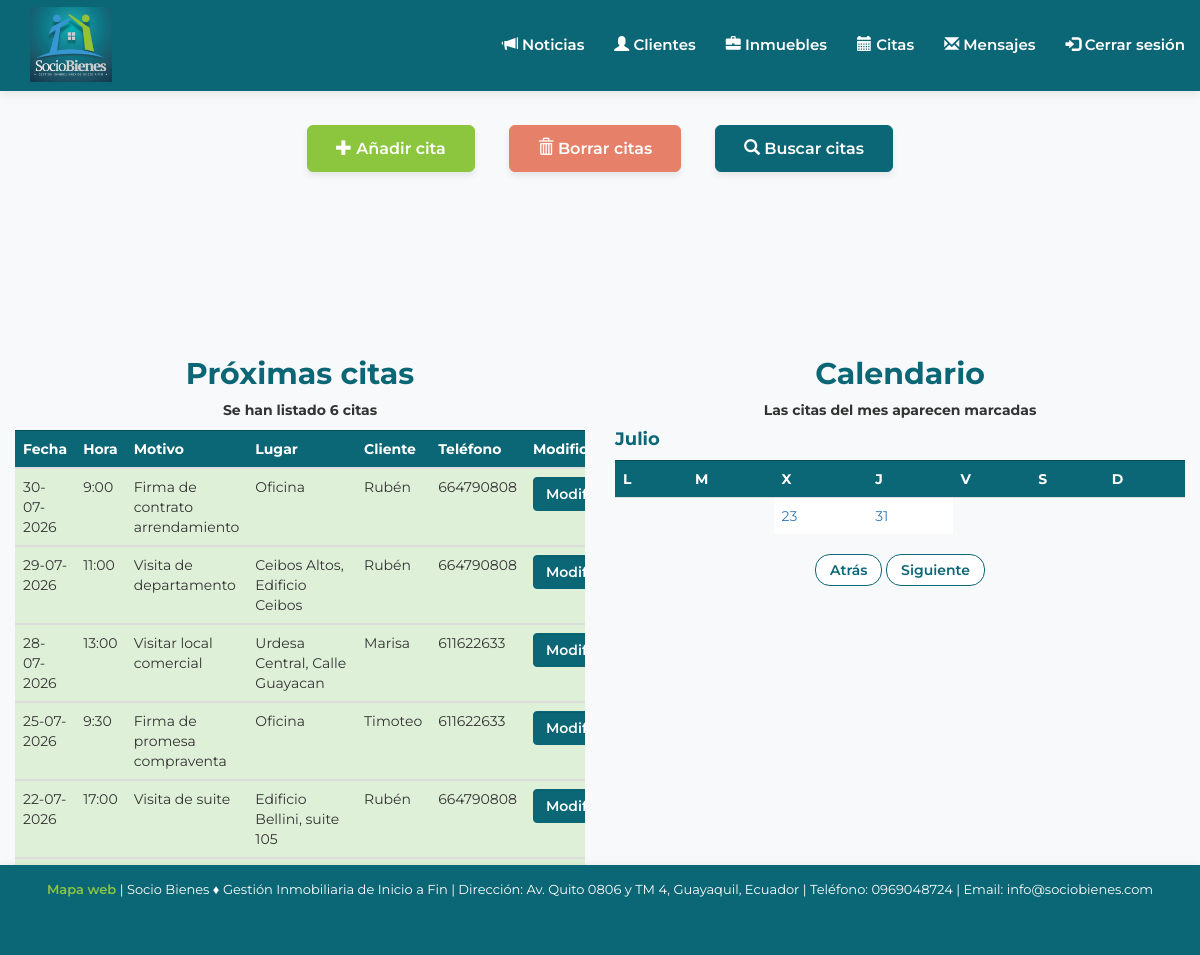
/php/citas.php (signed in), run on the app's committed database.
### tables this page shows
CREATE TABLE IF NOT EXISTS `citas` (
`id` bigint(20) unsigned NOT NULL,
  `fecha` date NOT NULL,
  `hora` time NOT NULL,
  `motivo` varchar(50) NOT NULL,
  `lugar` varchar(30) NOT NULL,
  `id_cliente` bigint(20) NOT NULL
);

CREATE TABLE IF NOT EXISTS `clientes` (
`id` bigint(20) unsigned NOT NULL,
  `nombre` varchar(15) NOT NULL,
  `apellidos` varchar(30) NOT NULL,
  `direccion` varchar(50) NOT NULL,
  `telefono1` varchar(15) NOT NULL,
  `telefono2` varchar(15) DEFAULT NULL,
  `nombre_usuario` varchar(20) NOT NULL,
  `pass` varchar(32) NOT NULL
);

### php/citas.php (the view, shortened to what this page needs)
<?php
    include "../php/funciones.php";
  ?>
<!DOCTYPE html>
<html lang="es">
  <head>
    <link href="../css/bootstrap.min.css" rel="stylesheet" media="screen">
    <link rel="stylesheet" href="../css/mis-estilos.css">
  </head>
  <body>
    <div class="container-fluid submenu-admin">
      <div class="row">
        <div class="col-xs-12">
          <a class="btn btn-success btn-lg" href="nueva_cita.php"><span class="glyphicon glyphicon-plus"></span> Añadir cita</a>
          <a class="btn btn-danger btn-lg" href="borrar_citas.php"><span class="glyphicon glyphicon-trash"></span> Borrar citas</a>
          <a class="btn btn-info btn-lg" href="buscar_citas.php"><span class="glyphicon glyphicon-search"></span> Buscar citas</a>
        </div>
      </div>
    </div>
    <div class="container-fluid">
      <div class="row">
        <div class="col-xs-12 col-md-6">
          <h2 class="margen-citas" align="center">Próximas citas</h2>
          <?php
            $actual = date('Y-m-d');
            $marca_actual = strtotime($actual);
            $conexion = conectarSocioBienes();
            $sql = "select citas.id,citas.fecha,citas.hora,citas.motivo,citas.lugar, clientes.nombre,clientes.telefono1
                    from citas inner join clientes
                    on citas.id_cliente = clientes.id
                    order by fecha desc";
            $mostrar = mysqli_query($conexion,$sql);
            if (!$mostrar) {
              echo "Error al hacer la consulta a la BD";
            } else {
              $num_filas = mysqli_num_rows($mostrar);
              if ($num_filas == 0) {
                echo "No hay citas para mostrar";
              } else {
                echo "<p align='center'><b>Se han listado $num_filas citas</b></p>";
                echo "<div class='table-responsive'>";
                echo "<table class='table table-striped table-hover'";
                echo "<thead><tr><th>Fecha</th><th>Hora</th><th>Motivo</th><th>Lugar</th><th>Cliente</th><th>Teléfono</th><th>Modificar</th></tr></thead>";
                while ($fila = mysqli_fetch_array($mostrar,MYSQLI_ASSOC)) {
                  $marca_cita = strtotime($fila['fecha']);
                  $marca_hora = strtotime($fila['hora']);
                  $f_formateada = date("d-m-Y",$marca_cita);
                  $h_formateada = date("G:i",$marca_hora);
                  if ($marca_cita >= $marca_actual) {
                    echo "<tbody><tr class='success'><td>$f_formateada</td><td>$h_formateada</td><td>$fila[motivo]</td><td>$fila[lugar]</td><td>$fila[nombre]</td><td>$fila[telefono1]</td>
                      <td><form action='modificar_cita.php' method='post'><input type='hidden' name='id' value='$fila[id]'><input class='form-control btn btn-md btn-primary' type='submit' name='modificar' value='Modificar'></form></td></tr></tbody>";
                  } else {
                    echo "<tbody><tr class='warning'><td>$f_formateada</td><td>$h_formateada</td><td>$fila[motivo]</td><td>$fila[lugar]</td><td>$fila[nombre]</td><td>$fila[telefono1]</td><td>No se puede modificar</td></tr></tbody>";
                  }
                }
                echo "</table></div>";
              }
            }
           ?>
        </div>
          <div class="col-xs-12 col-md-6">
            <h2 class="margen-citas" align="center">Calendario</h2>
          </div>
      </div>
    </div>
    <footer class="navbar-nav navbar-inverse">
      <?php include "footer.php"; ?>
    </footer>
  </body>
</html>

### css/mis-estilos.css (style rules this page uses)
body { background-color: #f8f9fa; font-family: 'Montserrat', sans-serif; color: #333333; }
h1, h2, h3, h4, h5, h6 { font-family: 'Montserrat', sans-serif; font-weight: 700; color: #0b6675; }
.navbar-inverse { background-color: #0b6675 !important; border-color: #0b6675 !important; box-shadow: 0 2px 10px rgba(0,0,0,0.1); min-height: 90px !important; }
footer { background-color: #0b6675 !important; padding-top: 12px; padding-bottom: 12px; bottom: 0; width: 100%; height: auto; min-height: 50px; color: #ffffff; position: fixed; border-top: 3px solid #8cc63f; box-shadow: 0 -2px 10px rgba(0,0,0,0.1); z-index: 1000; }
.margen-citas { margin-top: 150px; }
.btn-info { background-color: #0b6675 !important; color: #ffffff !important; border-color: #0b6675 !important; font-weight: 600; border-radius: 4px; transition: all 0.3s ease; }
.btn-primary { background-color: #0b6675 !important; border-color: #0b6675 !important; font-weight: 600; }
.btn-success { background-color: #8cc63f !important; border-color: #8cc63f !important; color: #ffffff !important; font-weight: 600; }
.btn-danger { background-color: #e68068 !important; border-color: #e68068 !important; font-weight: 600; }
.table th { background-color: #0b6675; color: #ffffff; border-color: #084c57 !important; }
.submenu-admin { margin-top: 120px !important; margin-bottom: 30px !important; text-align: center; }
.submenu-admin .btn { margin: 5px 15px !important; padding: 12px 28px !important; font-size: 16px !important; font-weight: 600 !important; border-radius: 6px !important; box-shadow: 0 4px 6px rgba(0,0,0,0.08); transition: all 0.3s ease; display: inline-block; }

### data on the page
citas: fecha "30-07-2026", hora "9:00", motivo "Firma de contrato arrendamiento", lugar "Oficina", id_cliente.nombre "Rubén", id_cliente.telefono1 "664790808"
citas: fecha "29-07-2026", hora "11:00", motivo "Visita de departamento", lugar "Ceibos Altos, Edificio Ceibos", id_cliente.nombre "Rubén", id_cliente.telefono1 "664790808"
citas: fecha "28-07-2026", hora "13:00", motivo "Visitar local comercial", lugar "Urdesa Central, Calle Guayacan", id_cliente.nombre "Marisa", id_cliente.telefono1 "611622633"
citas: fecha "25-07-2026", hora "9:30", motivo "Firma de promesa compraventa", lugar "Oficina", id_cliente.nombre "Timoteo", id_cliente.telefono1 "611622633"
citas: fecha "22-07-2026", hora "17:00", motivo "Visita de suite", lugar "Edificio Bellini, suite 105", id_cliente.nombre "Rubén", id_cliente.telefono1 "664790808"

### other printed values
$num_filas "6"
$nombre_mes "Julio"
$dias_mes[$i] "23"
$dias_mes[$i] "31"
